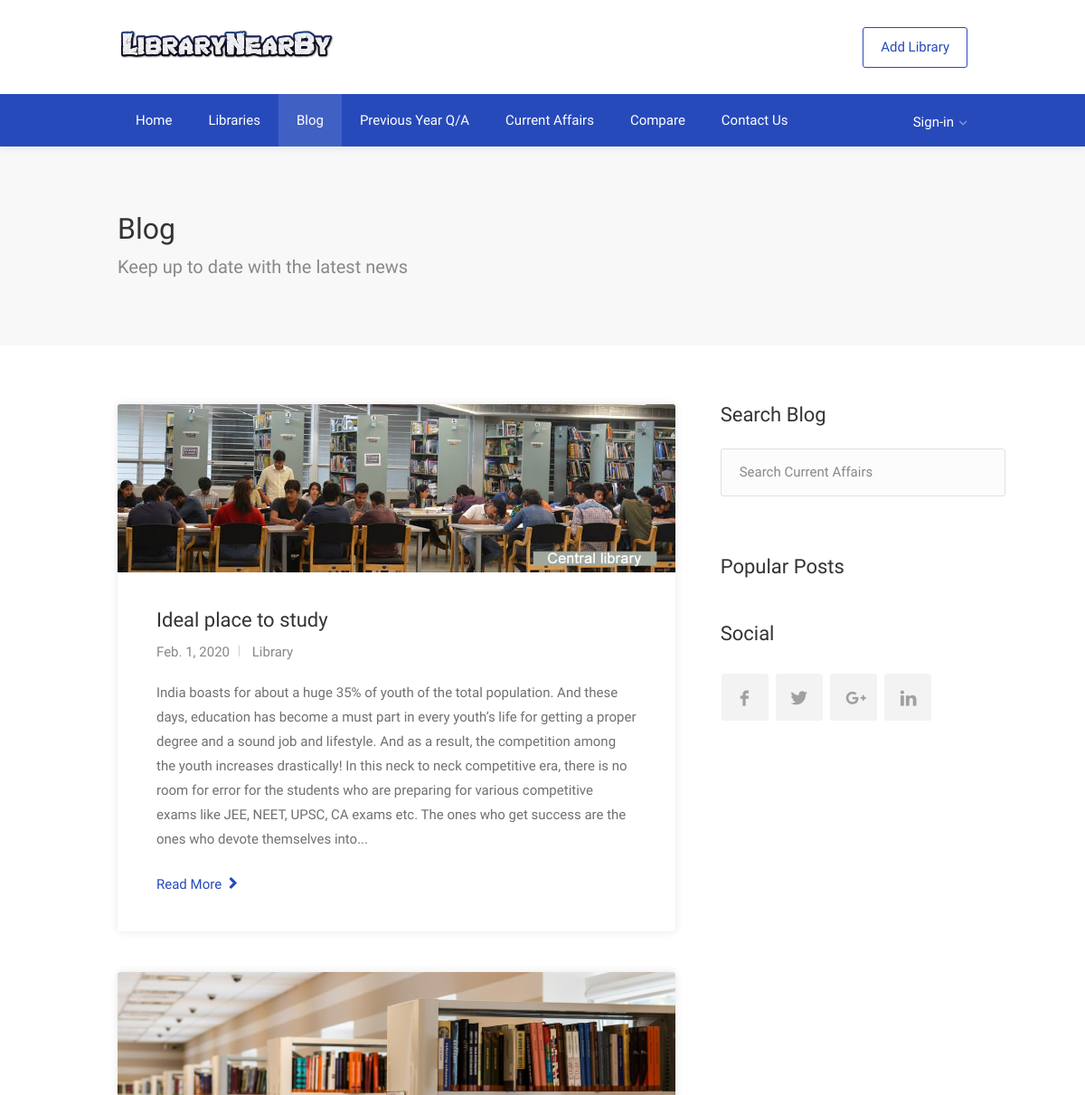
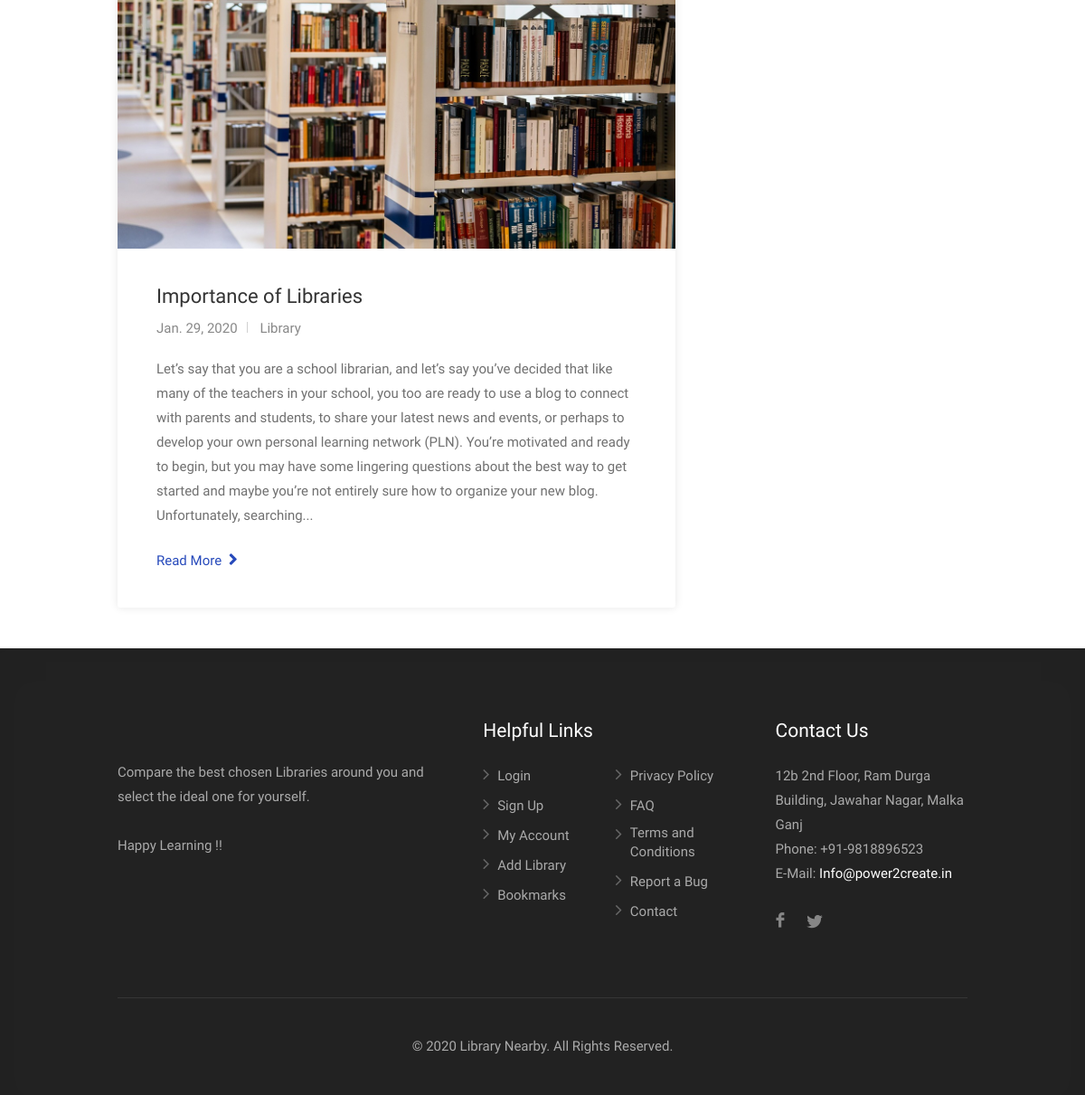
Screenshot of /blog/ with the database file from the repository (2 pictures, top to bottom).
### blog/models.py (models this page shows, shortened)
class post(models.Model):
    slug = models.SlugField()
    title = models.CharField(max_length = 200)
    category = models.ForeignKey(categories, on_delete=models.CASCADE)
    content = models.TextField()
    date = models.DateField()
    published = models.BooleanField(default=1)
    main_image = models.ImageField()
    image1 = models.ImageField(blank=True, null=True)
    image2 = models.ImageField(blank=True, null=True)
    image3 = models.ImageField(blank=True, null=True)
    image4 = models.ImageField(blank=True, null=True)
    class Meta:
        ordering = ('-date',)
    def get_short_content(self):
        if len(self.content) > 500:
            short_content = self.content[:500]
            short_content += "..."
            return short_content
        return self.content

class categories(models.Model):
    title = models.CharField(max_length = 100)
    keywords = models.TextField(blank=True, null=True)
    def __str__(self):
        return self.title
    class Meta:
        verbose_name_plural = 'Categories'

### blog/views.py (the view)
# urls.py: path('', BlogHomeView, name='home'),
def BlogHomeView(request):
    all_categories = categories.objects.all()
    all_posts = post.objects.order_by('-date')
    search_term = ''
    if 'category' in request.GET:
        selected_category_title = request.GET.get('category')
        all_posts = all_posts.filter(category__title = selected_category_title)
    if 'search' in request.GET:
        search_term = request.GET['search']
        print(search_term)
        all_posts = all_posts.filter(Q(title__icontains = search_term)| Q(content__contains=search_term))
    paginator = Paginator(all_posts, 5)
    page = request.GET.get('page')
    all_posts = paginator.get_page(page)
    get_dict_copy = request.GET.copy()
    params = get_dict_copy.pop('page', True) and get_dict_copy.urlencode()
    context = {
        'categories': all_categories,
        'posts': all_posts,
        'params': params,
        'search_term': search_term
    }
    return render(request, 'bloghome.html', context)

### blog/templates/bloghome.html (shortened to what this page needs)
{% extends 'new_base.html' %}
{% block content %}
<div id="wrapper" class="mm-page mm-slideout">
<div id="titlebar">
	<div class="container">
		<div class="row">
			<div class="col-md-12">
				<h2>Blog</h2>
				<span>Keep up to date with the latest news</span>
			</div>
		</div>
	</div>
</div>
<div class="container">
	<div class="blog-page">
	<div class="row">
		<div class="col-md-8">
        {% for post in posts %}
            {% if post.published %}
			<div class="blog-post">
				<a href="{% url 'blog:post' post.id %}" class="post-img">
					<img src="{{ post.main_image.url }}" alt="">
				</a>
				<div class="post-content">
					<h3><a href="{% url 'blog:post' post.id %}">{{ post.title }}</a></h3>
					<ul class="post-meta">
						<li>{{ post.date }}</li>
						<li><a href="#">{{ post.category }}</a></li>
					</ul>
					<p>{{ post.get_short_content }}</p>
					<a href="{% url 'blog:post' post.id %}" class="read-more">Read More <i class="fa fa-angle-right"></i></a>
				</div>
			</div>
            {% endif %}
        {% endfor %}
		</div>
	<div class="col-md-4">
		<div class="sidebar right">
			<div class="widget">
				<h3 class="margin-top-0 margin-bottom-25">Search Blog</h3>
				<div class="search-blog-input">
                <form>
                  <input type="search" class="search-field" placeholder="Search Current Affairs" aria-label="Search" name='search' value="{{search_term}}">
                </form>
                </div>
			</div>
			<div class="widget">
				<h3>Popular Posts</h3>
			</div>
			<div class="widget">
				<h3 class="margin-top-0 margin-bottom-25">Social</h3>
				<ul class="social-icons rounded">
					<li><a class="facebook" href="#"></a></li>
					<li><a class="twitter" href="#"></a></li>
					<li><a class="gplus" href="#"></a></li>
					<li><a class="linkedin" href="#"></a></li>
				</ul>
			</div>
		</div>
	</div>
	</div>
</div>
</div>
</div>
{% endblock content %}

### blog/templates/new_base.html
{% extends 'base.html' %}

### templates/base.html (shortened to what this page needs)
{% load static %}
{% load google_analytics_tags %}
<!DOCTYPE html>
<html lang="en">
<head>
    <link rel="stylesheet" href="{% static 'css/style.css' %}">
    <link rel="stylesheet" href="{% static 'css/color.css'%}">
    <link rel="stylesheet" href="{% static 'css/bootstrap.css' %}">
    <link rel="stylesheet" href="{% static 'css/icons.css'%}">
    <link rel="stylesheet" href="https://use.fontawesome.com/releases/v5.8.1/css/all.css">
</head>
<body>
    <div id="wrapper" class="mm-page mm-slideout">
	{% include "navbar.html" %}
    {% block content %}
    {% endblock content %}
    {% include "footer.html" %}
        </div>
</body>
</html>

### templates/navbar.html (shortened to what this page needs)
{% load static %}
<div id="wrapper" class="mm-page mm-slideout">
<header id="header-container" class="header-style-2">
	<div id="header" class="">
		<div class="container">
			<div class="left-side">
				<div id="logo" class="margin-top-10">
					<a href="index.html"><img src="{% static 'images/logo.png' %}" alt=""></a>
                </div>
			</div>
			<div class="right-side">
				<ul class="header-widget">
					<li class="with-btn"><a href="{% url 'core:addlibrary' %}" class="button border">Add Library</a></li>
                </ul>
            </div>
		</div>
		<nav id="navigation" class="style-2">
			<div class="container">
					<ul id="responsive">
						<li><a href="{% url 'core:home' %}" {% if request.resolver_match.view_name == 'core:home' %}class="current"{% endif %}>Home</a>
						</li>
						<li><a href="{% url 'core:libraries' %}" {% if request.resolver_match.view_name == 'core:libraries' %}class="current"{% endif %}>Libraries</a>
						</li>
                                            <li>
                            <a href="{% url 'blog:home' %}" {% if request.resolver_match.view_name == 'blog:home' %}class="current"{% endif %}>Blog</a>
						</li>
                        <li>
                            <a href="{% url 'exams:previousyear' %}" {% if request.resolver_match.view_name == 'exams:previousyear' %}class="current"{% endif %}>Previous Year Q/A</a>
						</li>
                        <li>
                            <a href="{% url 'exams:currentaffairs' %}" {% if request.resolver_match.view_name == 'exams:currentaffairs' %}class="current"{% endif %}>Current Affairs</a>
						</li>
                        <li>
                            <a href="{% url 'core:compare' %}" {% if request.resolver_match.view_name == 'core:compare' %}class="current"{% endif %}>Compare</a>
						</li>
						<li>
                            <a href="{% url 'core:contact' %}" {% if request.resolver_match.view_name == 'core:contact' %}class="current"{% endif %}>Contact Us</a>
						</li>
					</ul>
			</div>
		</nav>
		<div class="container">
			<div class="row">
				<div class="user-menu-container">
					<div class="user-menu">
                        {% if request.user.is_authenticated %}
                            <div class="user-name">Hi {{ request.user.username }},</div>
                            <ul>
                                <li><a href="{% url 'core:userprofile' %}"><i class="sl sl-icon-user"></i> My Profile</a></li>
                                <li><a href="{% url 'core:bookmarks' %}"><i class="sl sl-icon-star"></i> Bookmarks</a></li>
                                <li><a href="{% url 'core:mylibraries' %}"><i class="sl sl-icon-docs"></i> My Libraries</a></li>
                                <li><a href="{% url 'account_logout' %}"><i class="sl sl-icon-power"></i> Log Out</a></li>
                            </ul>
                        {% else %}
                            <a href="{% url 'account_login' %}"><div class="user-name">
                            Sign-in</div></a>
                        {% endif %}
					</div>
				</div>
			</div>
		</div>
	</div>
</header>
</div>

### templates/footer.html (shortened to what this page needs)
{% load static %}
<div id="footer" class="dark">
	<div class="container">
		<div class="row">
			<div class="col-md-5 col-sm-6">
				<br><br>
				<p>Compare the best chosen Libraries around you and select the ideal one for yourself. <br><br> Happy Learning !!</p>
			</div>
			<div class="col-md-4 col-sm-6 ">
				<h4>Helpful Links</h4>
				<ul class="footer-links">
					<li><a href="{% url 'account_login' %}">Login</a></li>
					<li><a href="{% url 'account_signup' %}">Sign Up</a></li>
					<li><a href="{% url 'core:userprofile' %}">My Account</a></li>
					<li><a href="{% url 'core:addlibrary' %}">Add Library</a></li>
					<li><a href="{% url 'core:bookmarks' %}">Bookmarks</a></li>
                </ul>
                <ul class="footer-links">
                    <li><a href="{% url 'core:privacypolicy' %}">Privacy Policy</a></li>
					<li><a href="{% url 'core:faq' %}">FAQ</a></li>
                    <li><a href="{% url 'core:tnc' %}">Terms and Conditions</a></li>
					<li><a href="{% url 'core:reportbug' %}">Report a Bug</a></li>
                    <li><a href="{% url 'core:contact' %}">Contact</a></li>
				</ul>
				<div class="clearfix"></div>
			</div>
			<div class="col-md-3  col-sm-12">
				<h4>Contact Us</h4>
				<div class="text-widget">
					<span>12b 2nd Floor, Ram Durga Building, Jawahar Nagar, Malka Ganj</span> <br>
					Phone: <span> +91-9818896523 </span><br>
					E-Mail:<span> <a href="#">Info@power2create.in</a> </span><br>
				</div>
				<ul class="social-icons margin-top-20">
					<li><a class="facebook" href="#"></a></li>
					<li><a class="twitter" href="#"></a></li>
                </ul>
			</div>
		</div>
		<div class="row">
			<div class="col-md-12">
				<div class="copyrights">© 2020 Library Nearby. All Rights Reserved.</div>
			</div>
		</div>
	</div>
</div>

### templates/scripts.html (shortened to what this page needs)
{% load static %}

### static_in_venv/css/color.css (style rules this page uses)
.user-menu ul li a:hover, .user-menu.active .user-name:after, .user-menu:hover .user-name:after, .user-menu.active .user-name, .user-menu:hover .user-name, table.manage-table td.action a:hover, table.manage-table .title-container .title h4 a:hover, .my-account-nav li a.current, .my-account-nav li a:hover, #footer .social-icons li a:hover i, #navigation.style-1 .current, #posts-nav li a:hover, #top-bar .social-icons li a:hover i, .agent .social-icons li a:hover i, .agent-contact-details li a:hover, .agent-page .agent-name h4, .footer-links li a:hover, .header-style-2 .header-widget li i, .header-widget .sign-in:hover, .home-slider-desc .read-more i, .info-box, .info-box h4, .listing-title h4 a:hover, .map-box h4 a:hover, .plan-price .value, .plan.featured .listing-badges .featured, .post-content a.read-more, .post-content h3 a:hover, .post-meta li a:hover, .property-pricing, .style-2 .trigger a:hover, .style-2 .trigger.active a, .style-2 .ui-accordion .ui-accordion-header-active, .style-2 .ui-accordion .ui-accordion-header-active:hover, .style-2 .ui-accordion .ui-accordion-header:hover, .tabs-nav li a:hover, .tabs-nav li.active a, .testimonial-author h4, .widget-button:hover, .widget-text h5 a:hover, a, a.button.border, a.button.border.white:hover { color: #274abb }
#navigation.style-2 { background-color: #274abb }
.post-img:after, .tip { background: #274abb }
.post-img:after { background: linear-gradient(to bottom, transparent 40%, #274abb) }
.comment-by a.reply:hover, .post-img:before { background-color: #274abb }
.chosen-container .chosen-results li.highlighted, .chosen-container-multi .chosen-choices li.search-choice, .select-options li:hover, a.button, a.button.border:hover, button.button, input[type=button], input[type=submit] { background-color: #274abb }
a.button.border { border: 1px solid #274abb }

### rows the page displays
post: main_image (picture), title "Ideal place to study", date "Feb. 1, 2020", category "Library", get_short_content "India boasts for about a huge 35% of youth of the total population. And these days, education has become a must part in every youth’s life for getting a proper degree and a sound job and lifestyle. And as a result, the competition among the youth increases drastically! In this neck to neck competitive era, there is no room for error for the students who are preparing for various competitive exams like JEE, NEET, UPSC, CA exams etc. The ones who get success are the ones who devote themselves into..."
post: main_image (picture), title "Importance of Libraries", date "Jan. 29, 2020", category "Library", get_short_content "Let’s say that you are a school librarian, and let’s say you’ve decided that like many of the teachers in your school, you too are ready to use a blog to connect with parents and students, to share your latest news and events, or perhaps to develop your own personal learning network (PLN). You’re motivated and ready to begin, but you may have some lingering questions about the best way to get started and maybe you’re not entirely sure how to organize your new blog. Unfortunately, searching..."
